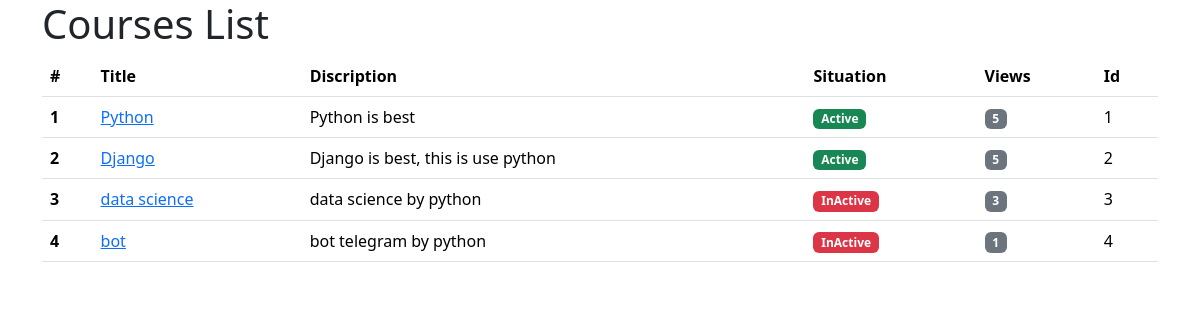
The page /course/list on the database as committed earlier.
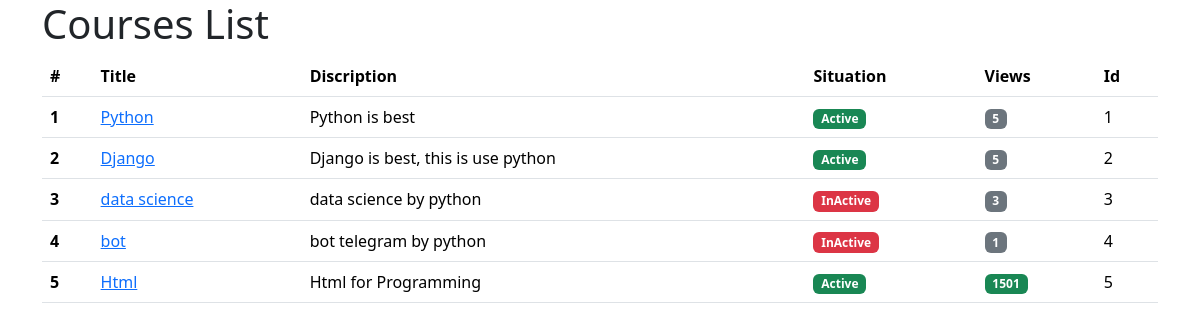
The same page on the database as committed later.
### courses_app/models.py (models this page shows, shortened)
class Course(models.Model):
    title = models.CharField(max_length=50)
    discription = models.TextField()
    situation = models.BooleanField(default=True)
    views = models.IntegerField(default=0)

### courses_app/views.py (the view)
# urls.py: path('list', views.course_list),
def course_list(request):
    courses = Course.objects.all()
    return render(request, "courses_app/courses_list.html", context={"courses": courses})

### courses_app/templates/courses_app/courses_list.html (shortened to what this page needs)
<!DOCTYPE html>
<html Lang="en">
<head>
    <link href="https://cdn.jsdelivr.net/npm/bootstrap@5.3.7/dist/css/bootstrap.min.css" rel="stylesheet">
</head>
<body>
    <div class="container">
        <h1>Courses List</h1>
        <table class="table">
            <thead>
                <tr>
                    <th scope="col">#</th>
                    <th scope="col">Title</th>
                    <th scope="col">Discription</th>
                    <th scope="col">Situation</th>
                    <th scope="col">Views</th>
                    <th scope="col">Id</th>
                </tr>
            </thead>
            <tbody>
                {% for course in courses %}
                <tr>
                    <th scope="row">{{ forloop.counter }}</th>
                    <td><a href="/course/detail/{{ course.id }}">{{ course.title }}</td></a>
                    <td>{{ course.discription }}</td>
                    {% if course.situation %}
                        <td>
                            <span class="badge bg-success">Active</span>
                        </td>
                    {% else %}
                        <td>
                            <span class="badge bg-danger">InActive</span>
                        </td>
                    {% endif %}
                    <td>
                    {% if course.views >= 1000 %}
                        <span class="badge bg-success">{{ course.views }}</span>
                    {% else %}
                        <span class="badge bg-secondary">{{ course.views }}</span>
                    {% endif %}
                    </td>
                    <td>{{ course.id }}</td>
                </tr>
                {% endfor %}
            </tbody>
        </table>
    </div>
</body>
</html>

Rows that differ between the two databases and show on the page:
added Course: title "Html", discription "Html for Programming", situation "Active", views "1501", id "5"
